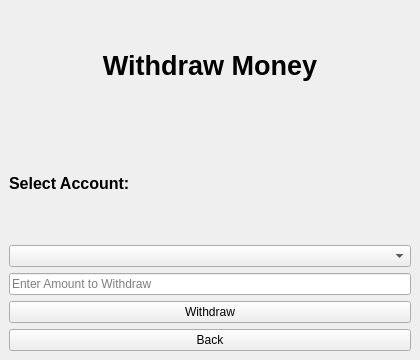
<?xml version="1.0" encoding="UTF-8"?>
<ui version="4.0">
 <class>MainWindow</class>
 <widget class="QMainWindow" name="MainWindow">
  <property name="geometry">
   <rect><x>0</x><y>0</y><width>420</width><height>360</height></rect>
  </property>
  <property name="windowTitle"><string>Withdraw Money</string></property>

  <widget class="QWidget" name="centralwidget">
   <layout class="QVBoxLayout">

    <!-- Title -->
    <item>
     <widget class="QLabel" name="labelTitle">
      <property name="text"><string>Withdraw Money</string></property>
      <property name="alignment"><set>Qt::AlignCenter</set></property>
      <property name="font"><font><bold>true</bold><pointsize>20</pointsize></font></property>
     </widget>
    </item>

    <!-- Account Selection Label -->
    <item>
     <widget class="QLabel" name="labelAccountHeading">
      <property name="text"><string>Select Account:</string></property>
      <property name="font"><font><bold>true</bold><pointsize>12</pointsize></font></property>
     </widget>
    </item>

    <!-- Account Selection Combo Box -->
    <item>
     <widget class="QComboBox" name="accountCombo">
      <property name="minimumHeight"><number>35</number></property>
     </widget>
    </item>

    <!-- Amount Input -->
    <item>
     <widget class="QLineEdit" name="amountInput">
      <property name="placeholderText"><string>Enter Amount to Withdraw</string></property>
     </widget>
    </item>

    <!-- Withdraw Button -->
    <item>
     <widget class="QPushButton" name="btnWithdraw">
      <property name="text"><string>Withdraw</string></property>
      <property name="minimumHeight"><number>40</number></property>
     </widget>
    </item>

    <!-- Back Button -->
    <item>
     <widget class="QPushButton" name="btnBack">
      <property name="text"><string>Back</string></property>
      <property name="minimumHeight"><number>40</number></property>
     </widget>
    </item>

   </layout>
  </widget>

 </widget>
 <resources/>
 <connections/>
</ui>
